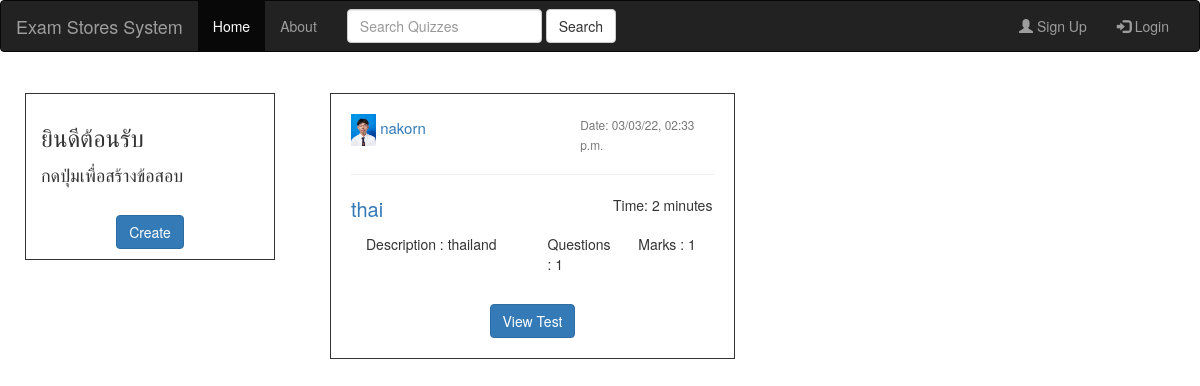
Before: / with the older database file.
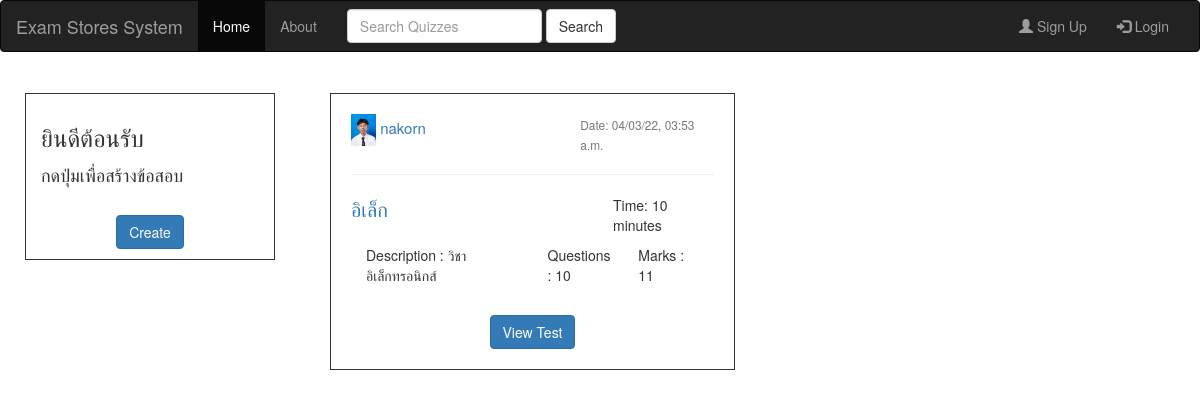
After: the same page with the newer database file.
### quiz/models.py (models this page shows, shortened)
class Quiz(models.Model):
    title = models.CharField(max_length=50)
    description = models.TextField(default=None)
    instructions = models.TextField(default=None)
    questions = models.IntegerField()
    marks = models.IntegerField(default=0)
    date_posted = models.DateTimeField(default=timezone.now)
    author = models.ForeignKey(User, on_delete=models.CASCADE)
    password = models.CharField(max_length=20, default=None)
    minutes = models.IntegerField(default=30)
    likes = models.IntegerField(default=0)

### users/models.py (models this page shows, shortened)
class Profile(models.Model):
    user = models.OneToOneField(User, on_delete=models.CASCADE)
    image = models.ImageField(default="default.jpg", upload_to='profile_pics')

### quiz/views.py (the view)
# urls.py: path('', HomeListView.as_view(), name='quiz-home'),
class HomeListView(ListView):
    model = Quiz
    template_name = 'quiz/home.html'
    context_object_name = 'quizes'
    ordering = ['-date_posted']
    def get_context_data(self, **kwargs):
        context = super().get_context_data(**kwargs)
        new_context_entry = "Home"
        context["title"] = new_context_entry
        return context

### quiz/templates/quiz/home.html
{% extends "quiz/base.html" %} {% block content %}
<br>
<div class="col-sm-3">
    <div class="row" style="border:1px solid; margin-left:10px; margin-right:10px; padding:10px;">
        <h3 style="padding-left:5px;">ยินดีต้อนรับ {{ request.user.first_name }} {{ request.user.last_name }}</h3>
        <h4 style="padding-left:5px; padding-top:5px;">กดปุ่มเพื่อสร้างข้อสอบ</h4>
        <br>
        <div style="text-align:center;">
            <a href="{% url 'create_home' %}" class="btn btn-primary">Create</a>
        </div>
    </div>
    <br>
</div>
<div class="col-sm-9 ">
    {% for quiz in quizes %}
    <div class="col-sm-6">
        <div style="border:1px solid; padding:20px; margin-bottom: 20px;">
            <div class="media-body">
                <div class="row">
                    <div class="col-sm-7">
                        <a class="mr-2" href="{% url 'user_details' quiz.author.id %}" style="font-size:15px;"><img class="rounded-circle article-img" src="{{ quiz.author.profile.image.url }}" style="width:25px;"> {{ quiz.author }}</a>
                    </div>
                    <div class="col-sm-5">
                        <small class="text-muted">Date: {{ quiz.date_posted|date:"d/m/y, h:i a" }}</small>
                    </div>
                </div>
                <hr>
                <div class="row">
                    <div class="col-sm-8">
                        <p style="font-size:20px;"><a class="article-title" href="#">{{ quiz.title }}</a></p>
                    </div>
                    <div class="col-sm-4">
                        <p class="article-content">Time: {{ quiz.minutes }} minutes</p>
                    </div>
                </div>
                {% if not quiz.description %}
                <div class="col-sm-6 ">
                    <p class="article-content">Description : There is no description.</p>
                </div>
                {% else %}
                <div class="col-sm-6 ">
                    <p class="article-content">Description : {{ quiz.description }}</p>
                </div>
                {% endif %}
                <div class="col-sm-3 ">
                    <p class="article-content">Questions : {{ quiz.questions }}</p>
                </div>
                <div class="col-sm-3 ">
                    <p class="article-content">Marks : {{ quiz.marks }}</p>
                </div>
            </div>
            <br>
            <div style="text-align:center;">
                <a href="{% url 'quiz_detail' quiz.id %}" class="btn btn-primary">View Test</a>
            </div>
        </div>
    </div>
    {% endfor %}
</div>
{% endblock %}

Changed rows visible on the page:
changed Quiz "nakorn": date_posted "03/03/22, 02:33 p.m." → "04/03/22, 03:53 a.m."; title "thai" → "อิเล็ก"; minutes "2" → "10"; description "thailand" → "วิชาอิเล็กทรอนิกส์"; questions "1" → "10"; marks "1" → "11"
